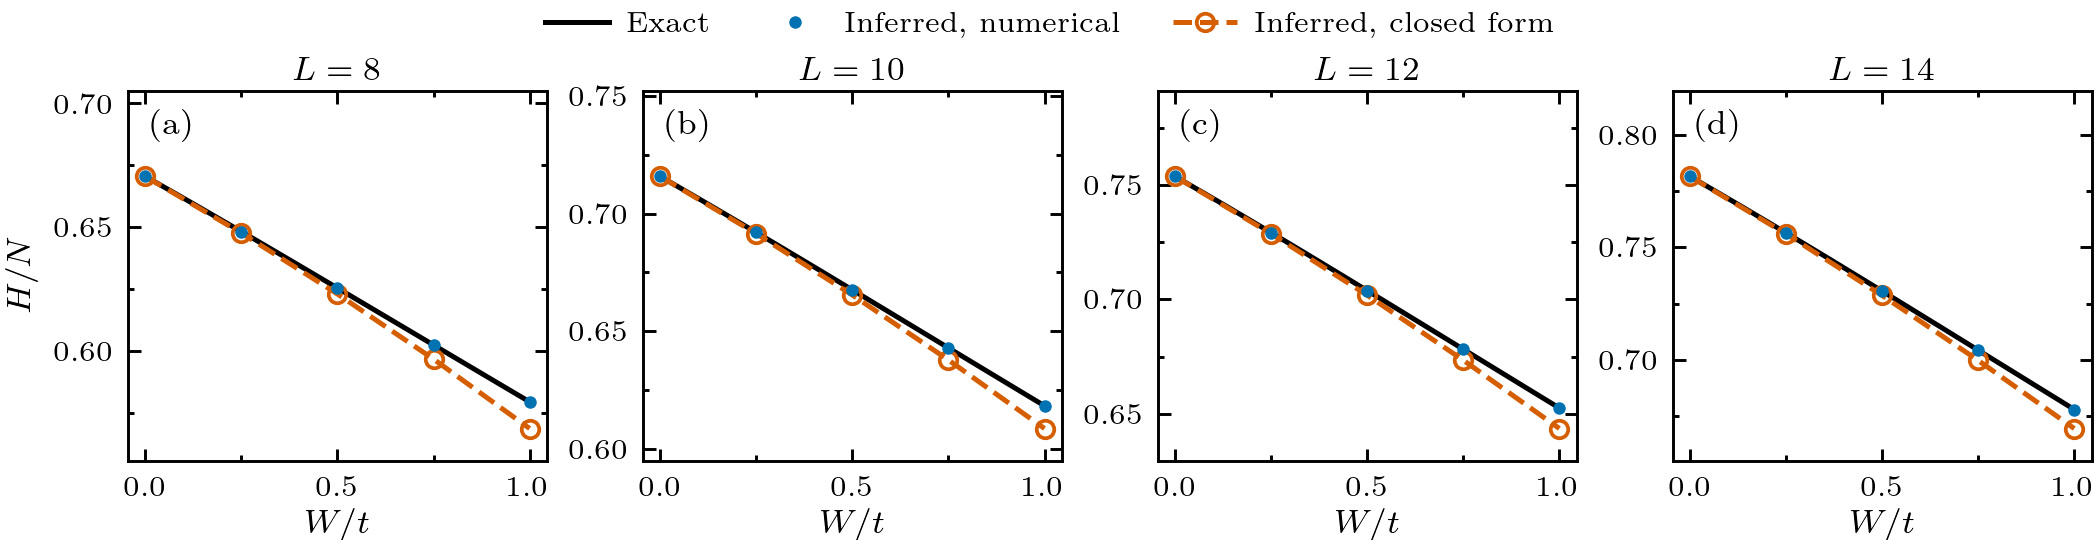

This chart was generated by the following Python code:
"""
Ring-size dependence of the spinless-fermion benchmark (Supplemental Material).

The four-panel figure of benchmark.pdf with the ring size in place of the
temperature: H/N against W/t at beta t = 1 for L = 8, 10, 12, 14 at half
filling, N = L/2.  Exact curve (ED on the dense W grid of reproduce.py),
numerical route (small blue dots) and closed form (orange open circles).  The
panels carry no error annotation; the closed-form relative
error at W/t = 1 is printed to the terminal.  The L = 12 panel shows the data
of the beta t = 1 panel of benchmark.pdf.

Run:  python3 benchmark_size.py      # writes benchmark_size.pdf/.png (about 2 min)

Like reproduce.py, it reads and writes in the current working directory.  The
inferred values come from entropy_data_L.json, the file of the finite-size scan
(reproduce.py --scan-L); a point missing there is computed with the same
routines and added to the file (about 18 min per point at L = 14).
Everything else -- the closed form, the control, the exact curve, typography,
colours and sizes -- is taken from reproduce.py, so the figure reads as one set
with benchmark.pdf.
"""
import json
import sys
import time
import numpy as np

import reproduce as R

BETA = 1.0
LS = [8, 10, 12, 14]                  # half filling, N = L/2
OUT = 'benchmark_size'


def inferred_data(path=R.SCAN_JSON):
    """The (L, BETA, W) points of the scan; missing ones are computed and saved."""
    try:
        data = json.load(open(path))
    except (OSError, ValueError):
        data = {}
    todo = [(L, W) for L in LS for W in R.WS if f"{L}_{BETA}_{W}" not in data]
    for L, W in todo:
        N = L // 2
        t0 = time.time()
        cf, ex, g = R.closed_form_entropy(BETA, W, L, N)
        nm = R.numerical_entropy(BETA, W, L, N)
        data[f"{L}_{BETA}_{W}"] = dict(L=L, N=N, beta=BETA, W=W, gamma_star=g,
                                       H_exact=ex, H_closed=cf, H_num=nm,
                                       relerr_closed=abs(cf - ex) / ex)
        json.dump(data, open(path, 'w'), indent=1)      # checkpoint every point
        print(f"  computed L={L} W/t={W}  [{time.time() - t0:.0f}s]", flush=True)
    return data


def make_figure_size(data):
    import matplotlib
    matplotlib.use('Agg')
    rc, usetex = R._rcparams()
    matplotlib.rcParams.update(rc)
    import matplotlib.pyplot as plt
    from matplotlib.ticker import (FixedLocator, MultipleLocator, MaxNLocator,
                                   AutoMinorLocator, FormatStrFormatter)

    Wnodes = np.array([0.0] + R.WS)
    Wdense = R.dense_W_grid()
    labels = ['(a)', '(b)', '(c)', '(d)']

    fig, axes = plt.subplots(1, len(LS), figsize=R.FIGSIZE,
                             constrained_layout=True)
    fig.get_layout_engine().set(w_pad=0.015, h_pad=0.015, wspace=0.035,
                                hspace=0.0)

    errs = {}
    for ax, L, lab in zip(axes, LS, labels):
        N = L // 2
        Hfree = R.System(L, N, 1.0, 0.0, BETA).S_vn
        ex = R.exact_entropy_curves([BETA], Wdense, L, N)[BETA] / N
        k = f"{L}_{BETA}_%s"
        cf = np.array([Hfree] + [data[k % W]['H_closed'] for W in R.WS]) / N
        nm = np.array([Hfree] + [data[k % W]['H_num'] for W in R.WS]) / N

        if R.SHADE:
            ax.fill_between(Wdense, ex, np.interp(Wdense, Wnodes, cf),
                            color=R.C_CLOSED, alpha=0.15, linewidth=0, zorder=1)
        ax.plot(Wdense, ex, '-', color=R.C_EXACT, lw=R.LW, zorder=2,
                label='Exact')
        ax.plot(Wnodes, cf, 'o--', color=R.C_CLOSED, lw=R.LW, ms=R.MS,
                mfc='none', mec=R.C_CLOSED, mew=R.MEW, zorder=3,
                label='Inferred, closed form')
        ax.plot(Wnodes, nm, 'o', ls='none', mfc=R.C_NUM, mec=R.C_NUM,
                ms=R.MS_NUM, mew=0, zorder=4, label='Inferred, numerical')

        lo = min(ex.min(), cf.min(), nm.min())
        hi = max(ex.max(), cf.max(), nm.max())
        span = hi - lo
        ax.set_xlim(-0.045, 1.045)
        ax.set_ylim(lo - 0.13 * span, hi + 0.34 * span)
        ax.set_box_aspect(R.BOXASPECT)

        ax.xaxis.set_major_locator(FixedLocator([0.0, 0.5, 1.0]))
        ax.xaxis.set_minor_locator(MultipleLocator(0.25))
        ax.xaxis.set_major_formatter(FormatStrFormatter('%.1f'))
        ax.yaxis.set_major_locator(MaxNLocator(nbins=4, steps=[1, 2, 2.5, 5, 10]))
        ax.yaxis.set_minor_locator(AutoMinorLocator(2))
        tk = ax.yaxis.get_major_locator().tick_values(*ax.get_ylim())
        tk = tk[(tk >= ax.get_ylim()[0]) & (tk <= ax.get_ylim()[1])]
        ax.yaxis.set_major_formatter(
            FormatStrFormatter('%%.%df' % R._consistent_decimals(tk)))
        ax.tick_params(which='both', direction='in', top=True, right=True)
        ax.tick_params(which='major', length=3)
        ax.tick_params(which='minor', length=1.5)

        ax.set_title(rf'$L = {L}$', pad=2.5)
        ax.set_xlabel(r'$W/t$', labelpad=1.5)
        ax.text(0.055, 0.95, lab, transform=ax.transAxes, fontsize=8,
                ha='left', va='top')

        # relative error of the closed form at W/t = 1, printed below and not
        # drawn: the panels carry no annotation
        errs[L] = 100 * abs(cf[-1] - ex[-1]) / ex[-1]

    axes[0].set_ylabel(r'$H/N$')

    order = ['Exact', 'Inferred, numerical', 'Inferred, closed form']
    hmap = dict(zip(*axes[0].get_legend_handles_labels()[::-1]))
    fig.legend([hmap[j] for j in order], order, loc='outside upper center',
               ncol=3, frameon=False, handlelength=2.2, handletextpad=0.6,
               columnspacing=1.8, borderaxespad=0.0)

    fig.savefig(OUT + '.pdf')
    fig.savefig(OUT + '.png', dpi=300)

    w, h = axes[0].get_window_extent().transformed(
        fig.dpi_scale_trans.inverted()).size
    print(f"\n  wrote {OUT}.pdf, {OUT}.png "
          f"(usetex={usetex}, panel axes {w:.2f} x {h:.2f} in)")
    print(f"  closed-form relative error at W/t = 1, beta t = {BETA:g}:")
    for L in LS:
        print(f"    L={L:<3} N={L // 2:<2} {errs[L]:6.3f}%  "
              f"({R.ERR_FMT.format(errs[L])})")
    return errs


if __name__ == '__main__':
    print(f"Ring-size benchmark, beta t = {BETA:g}, half filling, L = {LS}:")
    make_figure_size(inferred_data())
    print("\nDone.")
    sys.exit(0)
